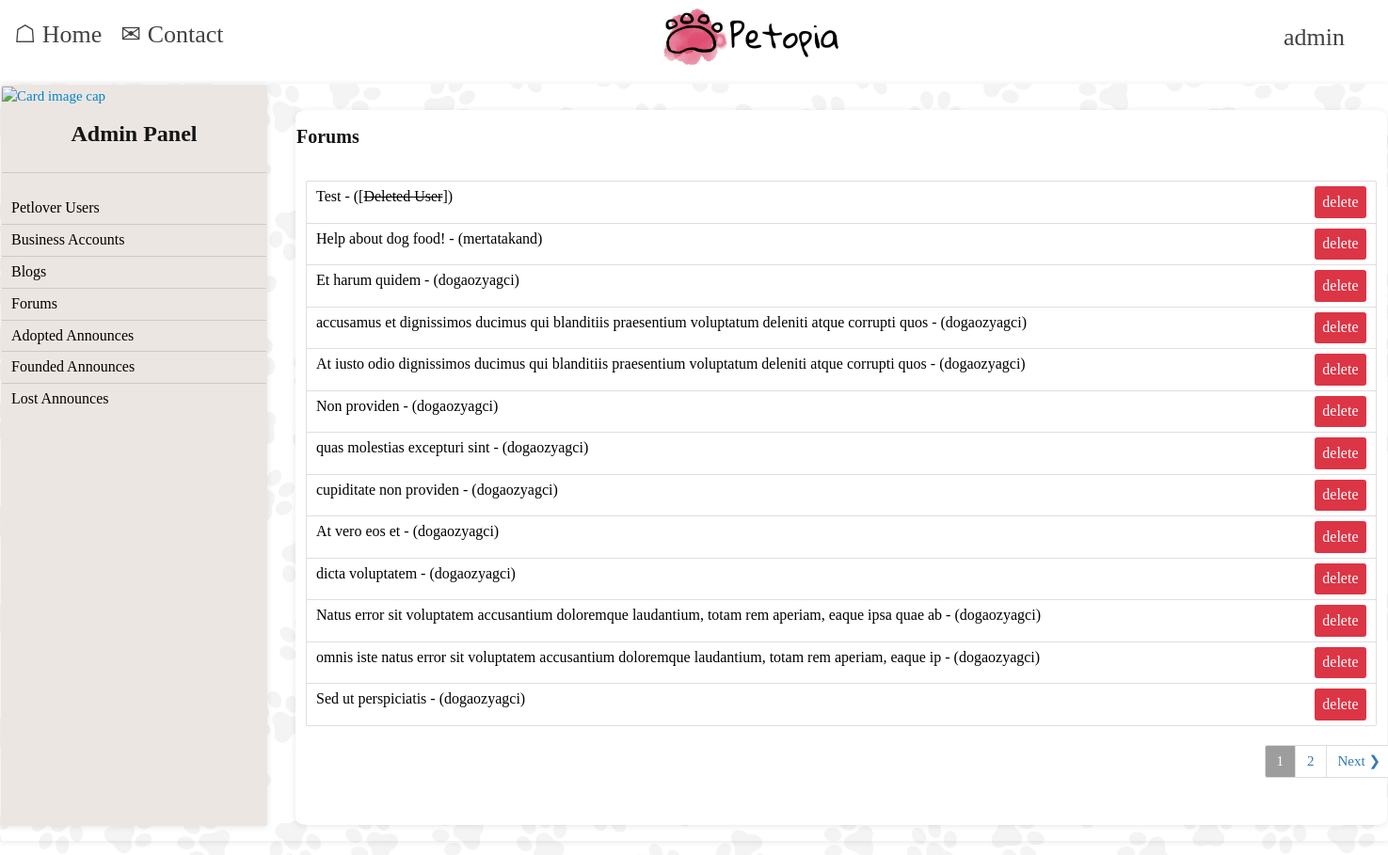
/dashboard-forums/ (signed in), run on the app's committed database.
### users/models.py (models this page shows, shortened)
class User(AbstractUser):
    GENDER_CHOICES = (
        ('Male', 'Male'),
        ('Female', 'Female'),
    )
    BUSINESS_TYPE = (
        ('Pet Shop', 'Pet Shop'),
        ('Pet Stylists', 'Pet Stylists'),
        ('Pet Hotel', 'Pet Hotel'),
        ('Veterinary', 'Veterinary'),
        ('Other', 'Other'),
    )
    email = models.EmailField(null=True, unique=True)
    user_type = models.CharField(max_length=20, null=True, editable=False)
    user_id = models.UUIDField(default=uuid.uuid4, unique=True, editable=False)
    full_name = models.CharField(max_length=200, null=True)
    location = models.CharField(max_length=200, null=True)
    tckn = models.CharField(max_length=11, null=True)
    phone = models.CharField(max_length=11, null=True)
    birthDate = models.DateField(null=True)
    gender = models.CharField(max_length=20, choices=GENDER_CHOICES, null=True)
    profile_image = models.ImageField(null=True, blank=True, upload_to='profiles/', default="profiles/user-default.jpg")
    created = models.DateTimeField(auto_now_add=True)
    business_name = models.CharField(max_length=200, null=True)
    tax_id = models.CharField(max_length=10, null=True, unique=True)
    information = models.TextField(max_length=500, null=True)
    address = models.TextField(max_length=500, null=True)
    logo = models.ImageField(null=True, blank=True, upload_to='profiles/', default="profiles/store-default.png")
    business_type = models.CharField(max_length=20, choices=BUSINESS_TYPE, null=True)

### forum/models.py (models this page shows, shortened)
class Forum(models.Model):
    owner = models.ForeignKey(User, null=True, blank=True, on_delete=models.SET_NULL)
    forum_image = models.ImageField(null=True, blank=True, upload_to='forums/', default="dog1.jpg")
    title = models.CharField(max_length=200, null=True)
    post = models.TextField(max_length=750, null=True)
    created = models.DateTimeField(auto_now_add=True)
    id = models.UUIDField(default=uuid.uuid4, unique=True, primary_key=True, editable=False)
    class Meta:
        ordering = ['-created']

### dashboard/views.py (the view)
# urls.py: path('dashboard-forums/', views.admin_dashboard_forums, name="admin-dashboard-forums"),
@login_required(login_url='login')
def admin_dashboard_forums(request):
    profile = request.user
    forums = Forum.objects.all()
    custom_range, forums = paginateBlogs(request, forums, 13)
    context = {'forums': forums, 'profile': profile, 'custom_range': custom_range}
    return render(request, 'dashboard/dashboard-forums.html', context)

### dashboard/utils.py (called while the page is built)
def paginateBlogs(request, blogs, results):
    page = request.GET.get('page')
    paginator = Paginator(blogs, results)
    try:
        blogs = paginator.page(page)
    except PageNotAnInteger:
        page = 1
        blogs = paginator.page(page)
    except EmptyPage:
        page = paginator.num_pages
        blogs = paginator.page(page)
    leftIndex = (int(page) - 1)
    if leftIndex < 1:
        leftIndex = 1
    rightIndex = (int(page) + 2)
    if rightIndex > paginator.num_pages:
        rightIndex = paginator.num_pages + 1
    custom_range = range(leftIndex, rightIndex)
    return custom_range, blogs

### dashboard/templates/dashboard/dashboard-forums.html
{% extends 'main.html' %}
{% load static %}
{% block content %}
{% if profile.is_superuser %}
    <div class="card" style="background-color: #ffc0cb00;display: flex;justify-content: flex-start;flex-direction: row;align-items: flex-start;">
        {% include 'sidebar-dashboard.html' %}
        <div class="card" style="width: 130rem;margin-left: 30px;margin-top: 27px;border-radius: 1%;height: 76rem;">
            <h4 style="font-family: cursive;">Forums</h4>
                <div class="card-body">
                    <ul class="list-group" style="font-size: initial; margin-top: 10px">
                        {% for forum in forums %}
                        <li class="list-group-item" style="display: flex;flex-wrap: nowrap;justify-content: space-between;">
                        {% if forum.owner != NULL %}
                            <a href="{% url 'forum-detail' forum.id %}" style="color: black; font-family: cursive">{{ forum.title|slice:"100" }} - ({{ forum.owner.username }})</a>
                            {% else %}
                            <a href="{% url 'forum-detail' forum.id %}" style="color: black; font-family: cursive">{{ forum.title|slice:"100" }} - ([<s>Deleted User</s>])</a>
                            {% endif %}
                            <a href="{% url 'admin-dashboard-delete-forum' forum.id %}?next=/dashboard-forums " style="max-width: 1100px"><button class="btn btn-danger" style="font-size: initial;">delete</button></a>
                        </li>
                        {% endfor %}
                    </ul>
                <div style="text-align: end">
                    {% include 'pagination.html' with queryset=forums custom_range=custom_range search_query=search_query %}
                </div>
                </div>
            </div>
    </div>
          {% else %}
        <div class="card mx-auto" >
            <img src="{% static 'images/error.jpg' %}" id="icon" alt="User Icon" style="width: 100%;margin-top: 0px;background-position: center;background-size: cover; min-height: 600px;"/>
        </div>
    {% endif %}
{% endblock %}

### templates/navbar.html (shortened to what this page needs)
{% load static %}
<header>
    {% if request.user.is_authenticated %}
        <nav class="navbar navbar-expand-lg"
             style="background-color: white;display: flex;justify-content: space-between; font-family: cursive">
            <div id="navbarNavDropdown">
                <ul class="navbar-nav">
                    <li class="nav-item active">
                        <a class="nav-link" href="/"
                           style="color: #424242;font-size: 26px;font-family: cursive;margin-left: 10px;margin-top: -6px;">
                            <p>☖ Home</p>
                            <span class="sr-only">(current)</span></a>
                    </li>
                    <li class="nav-item">
                        <a class="nav-link" href="mailto:petopiasite@outlook.com"
                           style="color: #424242;font-size: 26px;font-family: cursive;margin-left: 10px;margin-top: -6px;">
                            <p>✉ Contact</p>
                            <span class="sr-only">(current)</span></a>
                    </li>
                </ul>
            </div>
            <div style="max-width: 200px;">
                <a href="/"><img src="{% static 'images/logo.png' %}" alt="adspot"></a>
            </div>
            <div class="dropdown">
                <button class="dropbtn" style="margin-right: 30px;background-color:
        white;color: #424242;font-size: 26px;font-family: cursive;">
                    <p style="">
                        {{ profile.username }}
                    </p>
                </button>
            </div>
        </nav>
    {% endif %}
</header>

### static/styles/home.css (style rules this page uses)
html { font-family:sans-serif; -ms-text-size-adjust:100%; -webkit-text-size-adjust:100% }
body { margin:0 }
article,aside,details,figcaption,figure,footer,header,hgroup,main,menu,nav,section,summary { display:block }
a { background-color:transparent }
img { border:0 }
button,input,optgroup,select,textarea { color:inherit; font:inherit; margin:0 }
button { overflow:visible }
button,select { text-transform:none }
button,html input[type="button"],input[type="reset"],input[type="submit"] { -webkit-appearance:button; cursor:pointer }
* { -webkit-box-sizing:border-box; box-sizing:border-box }
*:before,*:after { -webkit-box-sizing:border-box; box-sizing:border-box }
html { font-size:10px; -webkit-tap-highlight-color:rgba(0,0,0,0) }
body { font-family:"Helvetica Neue",Helvetica,Arial,sans-serif; font-size:14px; line-height:1.42857; color:#333; background-color:#fff }
input,button,select,textarea { font-family:inherit; font-size:inherit; line-height:inherit }
a { color:#337ab7; text-decoration:none }
img { vertical-align:middle }
body { font-family:'Open Sans',sans-serif; font-size:15px; color:#686868; font-weight:400; background:#dfdfdf }
img { max-width:100% }
a { outline:none !important; color:#0083c9 }
button { outline:none !important }
h1,h2,h3,h4,h5,.shortcodes-page h6 { margin:15px 0; color:#151515; font-weight:600 }
h4 { font-size:20px }
a.view-item,.contact-options li a,.listing-actions a,.listing-actions .fa,.listing-actions ul,.cat-boxes .cat-box .inner,.filter-options-widget a,.social-links li a,.btn,.nt-tab-triggers li span,.panel-actions a,.about-member,.category-search-tabbed a,.location-box div:before,.widget-icon,.slick-arrow,.mobile-menu-wrap { -webkit-transition:all,0.2s,ease-in; transition:all,0.2s,ease-in }
.card { box-shadow: 0 0.1rem 0.7rem rgb(0 0 0 / 10%); border: 1px solid rgba(0, 0, 0, 0); margin-bottom: 1.5rem; }

### templates/navbar.html (style rules this page uses)
.dropbtn { background-color: #04AA6D; color: white; padding: 16px; font-size: 16px; border: none; }
.dropdown { position: relative; display: inline-block; }

### data on the page
User: username "admin"
Forum: title "Test"
Forum: title "Help about dog food!", owner.username "mertatakand"
Forum: title "Et harum quidem", owner.username "dogaozyagci"
Forum: title "accusamus et dignissimos ducimus qui blanditiis praesentium voluptatum deleniti atque corrupti quos", owner.username "dogaozyagci"
Forum: title "At iusto odio dignissimos ducimus qui blanditiis praesentium voluptatum deleniti atque corrupti quos", owner.username "dogaozyagci"
Forum: title "Non providen", owner.username "dogaozyagci"
Forum: title "quas molestias excepturi sint", owner.username "dogaozyagci"
Forum: title "cupiditate non providen", owner.username "dogaozyagci"
Forum: title "At vero eos et", owner.username "dogaozyagci"
Forum: title "dicta voluptatem", owner.username "dogaozyagci"
Forum: title "Natus error sit voluptatem accusantium doloremque laudantium, totam rem aperiam, eaque ipsa quae ab", owner.username "dogaozyagci"
Forum: title "omnis iste natus error sit voluptatem accusantium doloremque laudantium, totam rem aperiam, eaque ip", owner.username "dogaozyagci"
Forum: title "Sed ut perspiciatis", owner.username "dogaozyagci"

### other printed values
{{ page }} "1"
{{ page }} "2"
